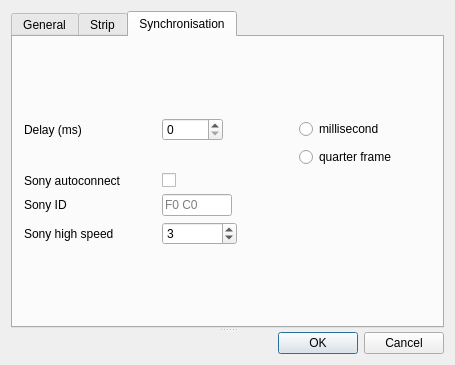
<?xml version="1.0" encoding="UTF-8"?>
<ui version="4.0">
 <class>PrefPanel</class>
 <widget class="QWidget" name="PrefPanel">
  <property name="geometry">
   <rect>
    <x>0</x>
    <y>0</y>
    <width>455</width>
    <height>365</height>
   </rect>
  </property>
  <property name="windowTitle">
   <string>PrefPanel</string>
  </property>
  <property name="layoutDirection">
   <enum>Qt::LeftToRight</enum>
  </property>
  <layout class="QHBoxLayout" name="horizontalLayout">
   <item>
    <widget class="QSplitter" name="splitter">
     <property name="orientation">
      <enum>Qt::Vertical</enum>
     </property>
     <widget class="QTabWidget" name="tabWidget">
      <property name="currentIndex">
       <number>2</number>
      </property>
      <widget class="QWidget" name="tabGeneral">
       <attribute name="title">
        <string>General</string>
       </attribute>
       <widget class="QCheckBox" name="cBoxFullscreen">
        <property name="geometry">
         <rect>
          <x>20</x>
          <y>35</y>
          <width>212</width>
          <height>20</height>
         </rect>
        </property>
        <property name="layoutDirection">
         <enum>Qt::RightToLeft</enum>
        </property>
        <property name="text">
         <string>Start Joker in fullscreen mode</string>
        </property>
        <property name="tristate">
         <bool>false</bool>
        </property>
       </widget>
       <widget class="QCheckBox" name="cBoxLastFile">
        <property name="geometry">
         <rect>
          <x>53</x>
          <y>12</y>
          <width>179</width>
          <height>20</height>
         </rect>
        </property>
        <property name="layoutDirection">
         <enum>Qt::RightToLeft</enum>
        </property>
        <property name="text">
         <string>Remember last open file</string>
        </property>
       </widget>
      </widget>
      <widget class="QWidget" name="tabStrip">
       <attribute name="title">
        <string>Strip</string>
       </attribute>
       <layout class="QVBoxLayout" name="verticalLayout_4">
        <item>
         <layout class="QGridLayout" name="layoutStrip">
          <item row="2" column="0">
           <layout class="QVBoxLayout" name="layoutFont">
            <item>
             <widget class="QLineEdit" name="lineEditFilter">
              <property name="text">
               <string/>
              </property>
              <property name="placeholderText">
               <string>Filter</string>
              </property>
             </widget>
            </item>
            <item>
             <widget class="QListWidget" name="listWidgetFont"/>
            </item>
           </layout>
          </item>
          <item row="0" column="0">
           <layout class="QFormLayout" name="layoutBoldness">
            <property name="fieldGrowthPolicy">
             <enum>QFormLayout::FieldsStayAtSizeHint</enum>
            </property>
            <property name="labelAlignment">
             <set>Qt::AlignCenter</set>
            </property>
            <property name="formAlignment">
             <set>Qt::AlignLeading|Qt::AlignLeft|Qt::AlignTop</set>
            </property>
            <item row="0" column="0">
             <widget class="QLabel" name="lblBoldness">
              <property name="text">
               <string>Bold :</string>
              </property>
             </widget>
            </item>
            <item row="0" column="1">
             <widget class="QSlider" name="sliderBoldness">
              <property name="sizePolicy">
               <sizepolicy hsizetype="Expanding" vsizetype="Expanding">
                <horstretch>0</horstretch>
                <verstretch>0</verstretch>
               </sizepolicy>
              </property>
              <property name="minimumSize">
               <size>
                <width>200</width>
                <height>0</height>
               </size>
              </property>
              <property name="maximum">
               <number>5</number>
              </property>
              <property name="orientation">
               <enum>Qt::Horizontal</enum>
              </property>
              <property name="tickPosition">
               <enum>QSlider::TicksBothSides</enum>
              </property>
              <property name="tickInterval">
               <number>1</number>
              </property>
             </widget>
            </item>
           </layout>
          </item>
          <item row="2" column="1" alignment="Qt::AlignHCenter">
           <widget class="QSlider" name="sliderStripHeight">
            <property name="sizePolicy">
             <sizepolicy hsizetype="Fixed" vsizetype="Expanding">
              <horstretch>0</horstretch>
              <verstretch>0</verstretch>
             </sizepolicy>
            </property>
            <property name="maximumSize">
             <size>
              <width>22</width>
              <height>16777215</height>
             </size>
            </property>
            <property name="layoutDirection">
             <enum>Qt::LeftToRight</enum>
            </property>
            <property name="maximum">
             <number>100</number>
            </property>
            <property name="orientation">
             <enum>Qt::Vertical</enum>
            </property>
           </widget>
          </item>
          <item row="1" column="1">
           <widget class="QLabel" name="lblStripHeight">
            <property name="text">
             <string>Strip Height</string>
            </property>
           </widget>
          </item>
          <item row="1" column="0">
           <layout class="QFormLayout" name="layoutItalic">
            <property name="labelAlignment">
             <set>Qt::AlignLeading|Qt::AlignLeft|Qt::AlignTop</set>
            </property>
            <property name="formAlignment">
             <set>Qt::AlignLeading|Qt::AlignLeft|Qt::AlignTop</set>
            </property>
            <item row="1" column="0">
             <widget class="QLabel" name="lblItalic">
              <property name="text">
               <string>Italic :</string>
              </property>
             </widget>
            </item>
            <item row="1" column="1">
             <widget class="QSlider" name="sliderItalic">
              <property name="enabled">
               <bool>false</bool>
              </property>
              <property name="minimumSize">
               <size>
                <width>200</width>
                <height>0</height>
               </size>
              </property>
              <property name="orientation">
               <enum>Qt::Horizontal</enum>
              </property>
             </widget>
            </item>
           </layout>
          </item>
          <item row="0" column="1">
           <layout class="QFormLayout" name="layoutForm">
            <item row="0" column="0">
             <widget class="QLabel" name="lblSpeed">
              <property name="text">
               <string>Speed:</string>
              </property>
             </widget>
            </item>
            <item row="0" column="1">
             <widget class="QSpinBox" name="spinBoxSpeed">
              <property name="minimum">
               <number>1</number>
              </property>
              <property name="maximum">
               <number>100</number>
              </property>
              <property name="value">
               <number>12</number>
              </property>
             </widget>
            </item>
           </layout>
          </item>
         </layout>
        </item>
       </layout>
       <zorder></zorder>
      </widget>
      <widget class="QWidget" name="tabSynchro">
       <attribute name="title">
        <string>Synchronisation</string>
       </attribute>
       <layout class="QVBoxLayout" name="verticalLayout_2">
        <item>
         <layout class="QGridLayout" name="gridLayout">
          <item row="0" column="0">
           <widget class="QLabel" name="lblDelay">
            <property name="text">
             <string>Delay (ms)</string>
            </property>
           </widget>
          </item>
          <item row="3" column="0">
           <widget class="QLabel" name="lblSonyAutoconnect">
            <property name="text">
             <string>Sony autoconnect</string>
            </property>
           </widget>
          </item>
          <item row="5" column="1" alignment="Qt::AlignLeft">
           <widget class="QSpinBox" name="spinBoxSonyHighSpeed">
            <property name="minimumSize">
             <size>
              <width>75</width>
              <height>0</height>
             </size>
            </property>
            <property name="minimum">
             <number>1</number>
            </property>
            <property name="maximum">
             <number>100</number>
            </property>
            <property name="value">
             <number>3</number>
            </property>
           </widget>
          </item>
          <item row="5" column="0">
           <widget class="QLabel" name="lblSonyHighSpeed">
            <property name="text">
             <string>Sony high speed</string>
            </property>
           </widget>
          </item>
          <item row="4" column="0">
           <widget class="QLabel" name="lblSonyID">
            <property name="text">
             <string>Sony ID</string>
            </property>
           </widget>
          </item>
          <item row="0" column="2">
           <widget class="QRadioButton" name="radioButtonMS">
            <property name="text">
             <string>millisecond</string>
            </property>
           </widget>
          </item>
          <item row="1" column="2">
           <widget class="QRadioButton" name="radioButtonQF">
            <property name="text">
             <string>quarter frame</string>
            </property>
           </widget>
          </item>
          <item row="0" column="1" alignment="Qt::AlignLeft">
           <widget class="QSpinBox" name="spinBoxDelay">
            <property name="maximum">
             <number>10000</number>
            </property>
            <property name="singleStep">
             <number>10</number>
            </property>
           </widget>
          </item>
          <item row="4" column="1" alignment="Qt::AlignLeft">
           <widget class="QLineEdit" name="lineEditSonyID">
            <property name="maximumSize">
             <size>
              <width>70</width>
              <height>16777215</height>
             </size>
            </property>
            <property name="maxLength">
             <number>20</number>
            </property>
            <property name="placeholderText">
             <string>F0 C0</string>
            </property>
           </widget>
          </item>
          <item row="3" column="1" alignment="Qt::AlignLeft">
           <widget class="QCheckBox" name="cBoxSonyAutoconnect">
            <property name="text">
             <string/>
            </property>
           </widget>
          </item>
         </layout>
        </item>
       </layout>
      </widget>
     </widget>
     <widget class="QDialogButtonBox" name="buttonBox">
      <property name="standardButtons">
       <set>QDialogButtonBox::Cancel|QDialogButtonBox::Ok</set>
      </property>
     </widget>
    </widget>
   </item>
  </layout>
 </widget>
 <layoutdefault spacing="6" margin="11"/>
 <resources/>
 <connections/>
</ui>
